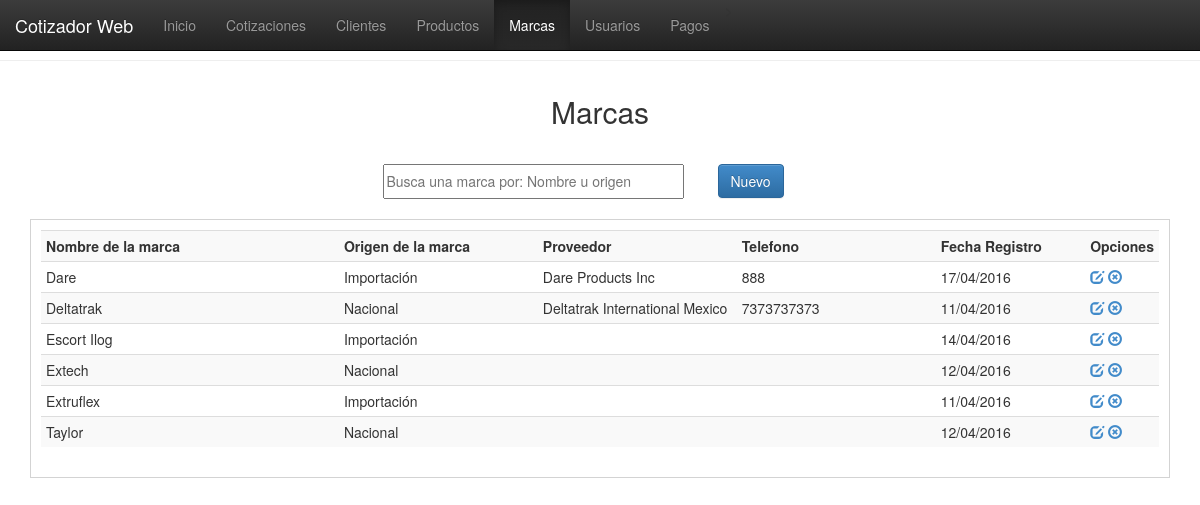
Before: /vistas/marcas.php with the older database file.
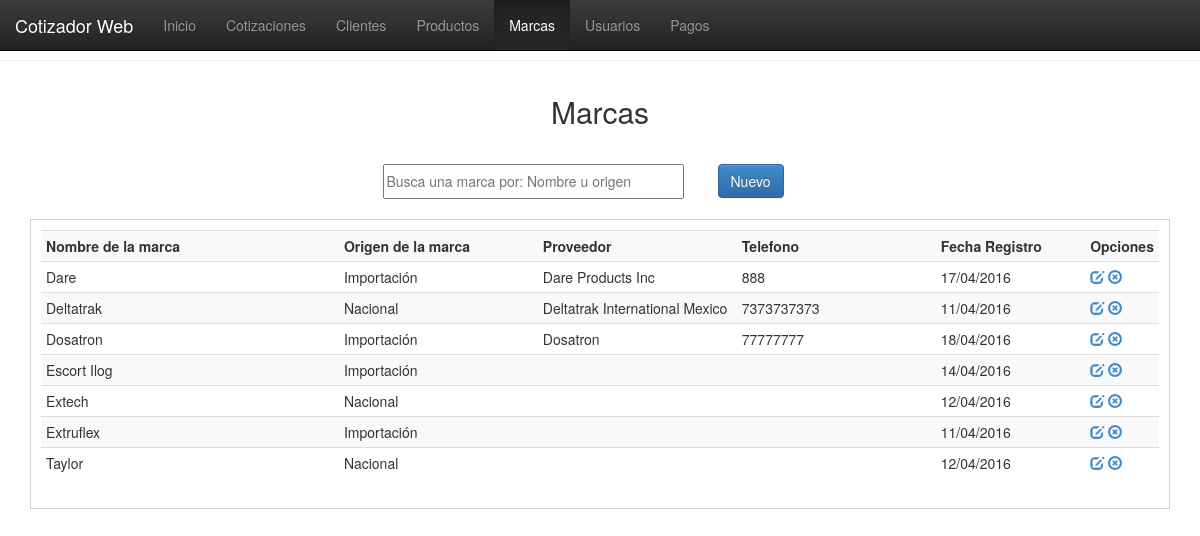
After: the same page with the newer database file.
### tables this page shows
CREATE TABLE `marcas` (
  `id_mca` int(11) NOT NULL,
  `nomb_mca` varchar(100) NOT NULL,
  `origen_mca` varchar(50) NOT NULL,
  `prov_mca` varchar(100) NOT NULL,
  `tel_mca` varchar(20) NOT NULL,
  `nota_mca` varchar(100) NOT NULL,
  `fecha_reg` date NOT NULL
);

### php/conexion.php (called while the page is built, shortened)
<?php
function fechaNormal($fecha){
		$nfecha = date('d/m/Y',strtotime($fecha));
		return $nfecha;
}
?>

### vistas/marcas.php (the view, shortened to what this page needs)
<!DOCTYPE html>
<html>
<head>
<link href="../css/estilo.css" rel="stylesheet">
<link href="../bootstrap/css/bootstrap.css" rel="stylesheet">
<link href="../bootstrap/css/bootstrap.min.css" rel="stylesheet">
<link href="../bootstrap/css/bootstrap-theme.css" rel="stylesheet">
<link href="../bootstrap/css/bootstrap-theme.min.css" rel="stylesheet">
</head>
<body>
  <nav class="navbar navbar-inverse navbar-fixed-top">
    <div class="container-fluid">
      <div class="navbar-header">
        <a class="navbar-brand" href="#">Cotizador Web</a>
      </div>
      <div class="collapse navbar-collapse" id="myNavbar">
        <ul class="nav navbar-nav">
          <li><a href="index.php">Inicio</a></li>>
          <li><a href="cotizaciones.php">Cotizaciones</a></li>
          <li><a href="clientes.php">Clientes</a></li>
          <li><a href="productos.php">Productos</a></li>
          <li class="active"><a href="marcas.php">Marcas</a></li>
          <li><a href="usuarios.php">Usuarios</a></li>
          <li><a href="pagos.php">Pagos</a></li>
        </ul>
      </div>
    </div>
  </nav>
  <br><br><hr>
    <header>Marcas</header>
    <section>
    <table border="0" align="center">
    	<tr>
        	<td width="335"><input type="text" placeholder="Busca una marca por: Nombre u origen" id="bs-mca"/></td>
            <td width="100"><button id="nueva-marca" class="btn btn-primary">Nuevo</button></td>
        </tr>
    </table>
    </section>
    <div class="registros" id="agrega-registros-mca">
        <table class="table table-striped table-condensed table-hover">
            <tr>
                <th width="300">Nombre de la marca</th>
                <th width="200">Origen de la marca</th>
                <th width="200">Proveedor</th>
                <th width="200">Telefono</th>
                <th width="150">Fecha Registro</th>
                <th width="50">Opciones</th>
            </tr>
        <?php
            include('../php/conexion.php');
            $registro = mysql_query("SELECT * FROM marcas ORDER BY nomb_mca ASC");
            while($registro2 = mysql_fetch_array($registro)){
                echo '<tr>
                        <td>'.$registro2['nomb_mca'].'</td>
                        <td>'.$registro2['origen_mca'].'</td>
                        <td>'.$registro2['prov_mca'].'</td>
                        <td>'.$registro2['tel_mca'].'</td>
                        <td>'.fechaNormal($registro2['fecha_reg']).'</td>
                        <td>
                            <a href="javascript:editarMarca('.$registro2['id_mca'].');" class="glyphicon glyphicon-edit"></a>
                            <a href="javascript:eliminarMarca('.$registro2['id_mca'].');" class="glyphicon glyphicon-remove-circle"></a>
                        </td>
                    </tr>';
            }
        ?>
        </table>
    </div>
</body>
</html>

Changed rows visible on the page:
added marcas: nomb_mca "Dosatron", origen_mca "Importación", prov_mca "Dosatron", tel_mca "77777777", fecha_reg "18/04/2016"
